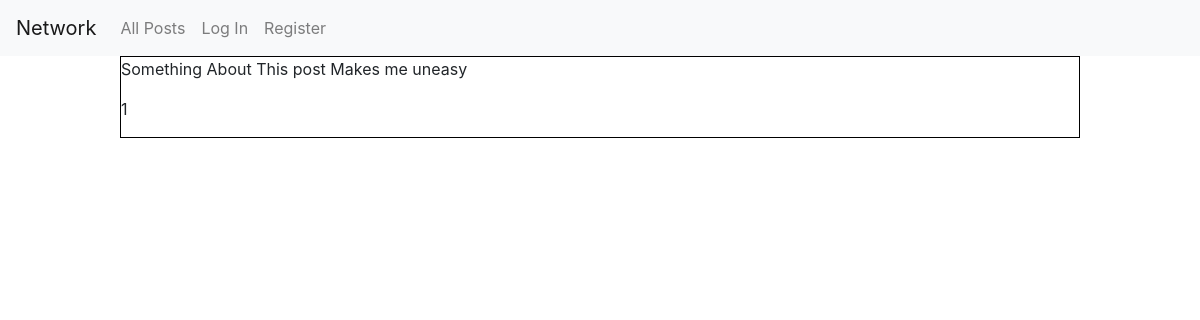
Before: / with the older database file.
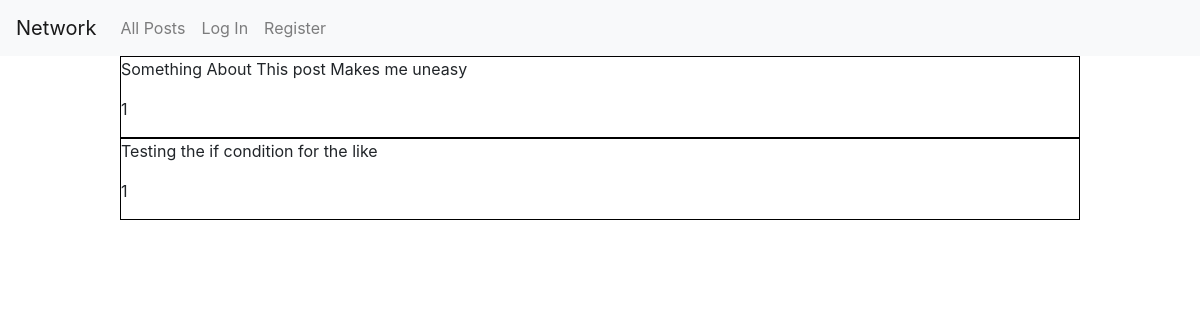
After: the same page with the newer database file.
### network/models.py (models this page shows, shortened)
class Post(models.Model):
    user = models.ForeignKey(settings.AUTH_USER_MODEL, on_delete=models.CASCADE, related_name="posts")
    content = models.CharField(max_length = 256)
    date_added = models.DateTimeField(auto_now_add=True)
    like = models.ManyToManyField(User, blank=True, related_name="liked_user")

### network/views.py (the view)
# urls.py: path("", views.index, name="index"),
def index(request):
    posts = Post.objects.all()
    context = {
        "posts": posts,
    }
    return render(request, "network/index.html", context)

### network/templates/network/index.html (shortened to what this page needs)
{% extends "network/layout.html" %}
{% load static %}
{% block body %}
    {% for post in posts %}
        <div class="post-container">
            <p>{{ post.content }}</p>
            <p>{{ post.like.count }}</p>
        </div>
    {% endfor %}
{% endblock %}

Changed rows visible on the page:
added Post: content "Testing the if condition for the like", like.count "1"
